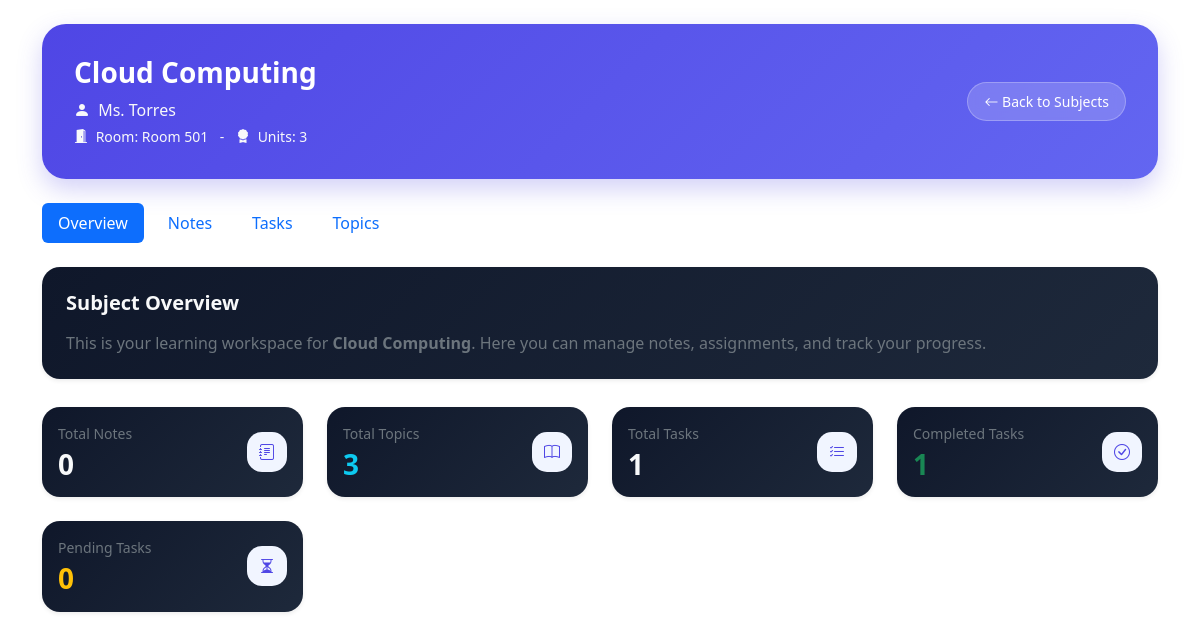
/dashboard/subject.php?id=21 (signed in), run on the app's committed database.
### tables this page shows
CREATE TABLE `schedules` (
  `id` int(11) NOT NULL,
  `day_id` int(11) NOT NULL,
  `subject_name` varchar(100) NOT NULL,
  `subject_code` varchar(50) DEFAULT NULL,
  `instructor` varchar(100) DEFAULT NULL,
  `units` int(11) DEFAULT 0,
  `start_time` time NOT NULL,
  `end_time` time NOT NULL,
  `room` varchar(100) DEFAULT NULL,
  `created_at` timestamp NOT NULL DEFAULT current_timestamp()
);

### dashboard/process_subject.php (called while the page is built, shortened)
<?php
require '../includes/db.php';
$user_id = $_SESSION['user']['id'];
$subject_id = (int) $_GET['id'];
$stmt = $conn->prepare("
    SELECT
        s.id,
        s.subject_name,
        s.subject_code,
        s.instructor,
        s.units,
        s.room,
        s.start_time,
        s.end_time,
        sd.day_name
    FROM schedules s
    INNER JOIN schedule_days sd
        ON s.day_id = sd.id
    WHERE s.id = ?
      AND sd.user_id = ?
    LIMIT 1
");
$notesQuery = $conn->prepare("
    SELECT COUNT(*) AS total_notes
    FROM subject_notes
    WHERE schedule_id = ?
");
$notesQuery->bind_param("i", $subject_id);
$notesQuery->execute();
$totalNotes =
    $notesQuery
    ->get_result()
    ->fetch_assoc()['total_notes'];
$topicsQuery = $conn->prepare("
    SELECT COUNT(*) AS total_topics
    FROM subject_topics
    WHERE schedule_id = ?
");
$topicsQuery->bind_param("i", $subject_id);
$topicsQuery->execute();
$totalTopics =
    $topicsQuery
    ->get_result()
    ->fetch_assoc()['total_topics'];
$tasksQuery = $conn->prepare("
    SELECT COUNT(*) AS total_tasks
    FROM subject_tasks
    WHERE schedule_id = ?
");
$tasksQuery->bind_param("i", $subject_id);
$tasksQuery->execute();
$totalTasks =
    $tasksQuery
    ->get_result()
    ->fetch_assoc()['total_tasks'];
$completedQuery = $conn->prepare("
    SELECT COUNT(*) AS completed_tasks
    FROM subject_tasks
    WHERE schedule_id = ?
    AND status = 'Completed'
");
$completedQuery->bind_param("i", $subject_id);
$completedQuery->execute();
$completedTasks =
    $completedQuery
    ->get_result()
    ->fetch_assoc()['completed_tasks'];
$pendingQuery = $conn->prepare("
    SELECT COUNT(*) AS pending_tasks
    FROM subject_tasks
    WHERE schedule_id = ?
    AND status = 'Pending'
");
$pendingQuery->bind_param("i", $subject_id);
$pendingQuery->execute();
$pendingTasks =
    $pendingQuery
    ->get_result()
    ->fetch_assoc()['pending_tasks'];
$stmt->bind_param("ii", $subject_id, $user_id);
$stmt->execute();
$result = $stmt->get_result();
$subject = $result->fetch_assoc();
?>

### dashboard/subject.php (shortened to what this page needs)
<?php
include 'process_subject.php';
include '../includes/header.php';
?>
<link href="../assets/css/subjects.css" rel="stylesheet">
</head>
<body>
<div class="container py-4">
    <div class="welcome-card mb-4">
        <div class="row align-items-center">
            <div class="col-12 col-lg-3
                        order-1 order-lg-2
                        text-start text-lg-end mb-3 mb-lg-0">
                <a href="subjects.php"
                class="btn btn-light btn-sm rounded-pill px-3 py-2">
                    <i class="bi bi-arrow-left"></i>
                    Back to Subjects
                </a>
            </div>
            <div class="col-12 col-lg-9 order-2 order-lg-1 text-center text-lg-start">
                <h3 class="fw-bold text-white mb-2">
                    <?= htmlspecialchars($subject['subject_name']); ?>
                <p class="text-light mb-1">
                    <i class="bi bi-person-fill me-1"></i>
                    <?= htmlspecialchars($subject['instructor']); ?>
                </p>
                <small class="text-light d-block">
                    <i class="bi bi-door-open-fill me-1"></i>
                    Room: <?= htmlspecialchars($subject['room']); ?>
                    <span class="mx-2">&dash;</span>
                    <i class="bi bi-award-fill me-1"></i>
                    Units: <?= htmlspecialchars($subject['units']); ?>
                </small>
            </div>
        </div>
    </div>
    <?php include 'tabs.php'; ?>
    <div class="tab-content">
        <?php include 'overview_tab.php'; ?>
    </div>
</div>
</body>
</html>

### dashboard/overview_tab.php
<div class="tab-pane fade <?= (!isset($_GET['tab']) || $_GET['tab'] == 'overview') ? 'show active' : '' ?>" id="overview">
    <div class="card border-0 shadow-sm p-4 subject-card">
        <h5 class="fw-bold text-light mb-3">
            Subject Overview
        </h5>
        <p class="text-secondary mb-0">
            This is your learning workspace for
            <strong><?= htmlspecialchars($subject['subject_name']); ?></strong>.
            Here you can manage notes, assignments, and track your progress.
        </p>
    </div>
    <div class="row g-4 mt-1">
        <div class="col-6 col-md-6 col-lg-3">
            <div class="card border-0 shadow-sm subject-card h-100">
                <div class="card-body">
                    <div class="d-flex justify-content-between align-items-center">
                        <div>
                            <p class="text-secondary small mb-1">
                                Total Notes
                            </p>
                            <h3 class="fw-bold text-light mb-0">
                                <?= $totalNotes; ?>
                            </h3>
                        </div>
                        <div class="subject-icon">
                            <i class="bi bi-journal-text"></i>
                        </div>
                    </div>
                </div>
            </div>
        </div>
        <div class="col-6 col-md-6 col-lg-3">
            <div class="card border-0 shadow-sm subject-card h-100">
                <div class="card-body">
                    <div class="d-flex justify-content-between align-items-center">
                        <div>
                            <p class="text-secondary small mb-1">
                                Total Topics
                            </p>
                            <h3 class="fw-bold text-info mb-0">
                                <?= $totalTopics; ?>
                            </h3>
                        </div>
                        <div class="subject-icon">
                            <i class="bi bi-book"></i>
                        </div>
                    </div>
                </div>
            </div>
        </div>
        <div class="col-6 col-md-6 col-lg-3">
            <div class="card border-0 shadow-sm subject-card h-100">
                <div class="card-body">
                    <div class="d-flex justify-content-between align-items-center">
                        <div>
                            <p class="text-secondary small mb-1">
                                Total Tasks
                            </p>
                            <h3 class="fw-bold text-light mb-0">
                                <?= $totalTasks; ?>
                            </h3>
                        </div>
                        <div class="subject-icon">
                            <i class="bi bi-list-check"></i>
                        </div>
                    </div>
                </div>
            </div>
        </div>
        <div class="col-6 col-md-6 col-lg-3">
            <div class="card border-0 shadow-sm subject-card h-100">
                <div class="card-body">
                    <div class="d-flex justify-content-between align-items-center">
                        <div>
                            <p class="text-secondary small mb-1">
                                Completed Tasks
                            </p>
                            <h3 class="fw-bold text-success mb-0">
                                <?= $completedTasks; ?>
                            </h3>
                        </div>
                        <div class="subject-icon">
                            <i class="bi bi-check-circle"></i>
                        </div>
                    </div>
                </div>
            </div>
        </div>
        <div class="col-6 col-md-6 col-lg-3">
            <div class="card border-0 shadow-sm subject-card h-100">
                <div class="card-body">
                    <div class="d-flex justify-content-between align-items-center">
                        <div>
                            <p class="text-secondary small mb-1">
                                Pending Tasks
                            </p>
                            <h3 class="fw-bold text-warning mb-0">
                                <?= $pendingTasks; ?>
                            </h3>
                        </div>
                        <div class="subject-icon">
                            <i class="bi bi-hourglass-split"></i>
                        </div>
                    </div>
                </div>
            </div>
        </div>
    </div>
</div>

### assets/css/subjects.css (style rules this page uses)
.subject-card { background: linear-gradient(135deg, #0f172a, #1e293b) !important; transition: 0.2s ease; border-radius: 18px; }
.welcome-card { background: linear-gradient(135deg, #4f46e5, #6366f1); border-radius: 24px; transition: 0.2s ease; padding: 2rem; box-shadow: 0 10px 25px rgba(79, 70, 229, 0.25); }
.subject-icon { width: 40px; height: 40px; border-radius: 15px; background: #f1f5ff; display: flex; align-items: center; justify-content: center; font-size: 1rem; color: #4f46e5; }
.welcome-card .btn-light { background: rgba(255,255,255,0.18); border: 1px solid rgba(255,255,255,0.25); color: #fff; transition: 0.2s ease; backdrop-filter: blur(6px); }

### data on the page
schedules: subject_name "Cloud Computing", instructor "Ms. Torres", room "Room 501", units "3"

### other printed values
$totalNotes "0"
$totalTopics "3"
$totalTasks "1"
$completedTasks "1"
$pendingTasks "0"
